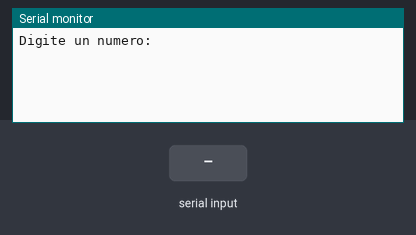
Simulated run of this program. Board: ESP32. Parts: the last lines printed to the serial monitor. The inputs (shaded band) are chosen by the test bench.

Above: at 1.2 s.
1.3 s: "90,45\n" received over Serial
At 2.1 s:
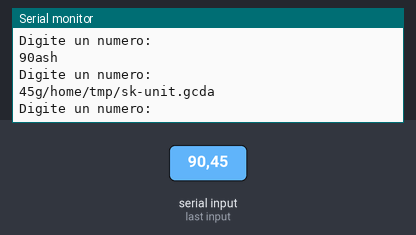
2.8 s: "30,150\n" received over Serial
At 3.4 s:
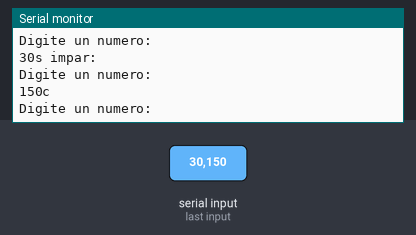
4.3 s: "5\n" received over Serial
At 5.1 s:
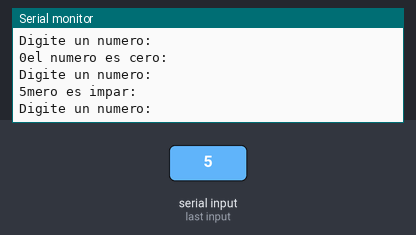
5.8 s: "200\n" received over Serial
At 7.7 s:
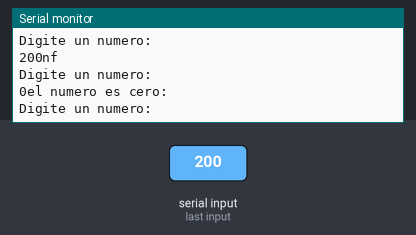

Measured:
- after the input at 1.3 s, the serial monitor: prints a new line at once (image 1)
- after the input at 2.8 s, the serial monitor: prints a new line at once (image 2)
- after the input at 4.3 s, the serial monitor: prints a new line at once (image 3)
- after the input at 5.8 s, the serial monitor: prints a new line at once (image 4)

The program:

main.cpp
```cpp
/*3. Realice un programa que lea un valor entero y determine si se trata de un
número par o impar.

#include<iostream>

using namespace std;

int main(){
	long long int numero;

	cout<<"Digite un numero: ";
	cin>>numero;

	if(numero==0){
		cout<<"El numero es cero";
	}
	else if(numero%2==0){
		cout<<"El numero es par";
	}
	else{
		cout<<"El numero es impar";
	}


	return 0;
}

*/

#include <Arduino.h>

	long long int numero;

void setup()
{
  	Serial.begin(9600);
}

void loop()
{

	Serial.println("Digite un numero: "); while(!Serial.available()){} numero = Serial.parseInt();
	Serial.print(String(numero));

	if(numero==0){
		Serial.println("el numero es cero: " + long(numero));
	}
	else if(numero%2==0){
		Serial.println("el numero es par: " + long(numero));
	}
	else{
		Serial.println("el numero es impar: " + long(numero));
	}


}
```
